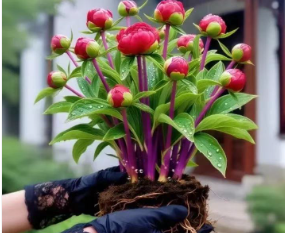
#> input picture 芍药.png, 285 x 233 px
$ python preview_dola_blur_region.py '芍药.png' out.png
#> lines starting #> are read from the running program, lines starting #| are printed output that depends on the picture
### dola_blur.py
from __future__ import annotations

import subprocess
import time
from pathlib import Path


# Dola水印只出现在右下角。比例参数来自584x1028成品截图的实测估算，
# 预留少量边距，兼容其他分辨率和相同比例的视频。
BOTTOM_RIGHT_X_START_RATIO = 0.83
BOTTOM_RIGHT_X_END_RATIO = 0.99
BOTTOM_RIGHT_Y_START_RATIO = 0.965
BOTTOM_RIGHT_Y_END_RATIO = 0.99

BLUR_LUMA_RADIUS = 8
BLUR_LUMA_POWER = 2

VIDEO_CODEC = "libx264"
VIDEO_PRESET = "medium"
VIDEO_CRF = 20
AUDIO_CODEC = "aac"
AUDIO_BITRATE = "192k"


# [16 lines left out: function probe_video_size, not called in this run]


def calc_region_by_ratio(
    frame_w: int,
    frame_h: int,
    x_start_ratio: float,
    x_end_ratio: float,
    y_start_ratio: float,
    y_end_ratio: float,
) -> tuple[int, int, int, int]:
    x_start = int(frame_w * x_start_ratio)
    x_end = int(frame_w * x_end_ratio)
    y_start = int(frame_h * y_start_ratio)
    y_end = int(frame_h * y_end_ratio)

    x_start = max(0, min(x_start, frame_w - 1))
    y_start = max(0, min(y_start, frame_h - 1))
    x_end = max(x_start + 2, min(x_end, frame_w))
    y_end = max(y_start + 2, min(y_end, frame_h))
    return x_start, y_start, x_end - x_start, y_end - y_start


# [71 lines left out: functions build_filter_complex, process_one_video_to_path, blur_video_inplace, not called in this run]

### preview_dola_blur_region.py
from __future__ import annotations

import argparse
from pathlib import Path

from PIL import Image, ImageDraw

from dola_blur import (
    BOTTOM_RIGHT_X_END_RATIO,
    BOTTOM_RIGHT_X_START_RATIO,
    BOTTOM_RIGHT_Y_END_RATIO,
    BOTTOM_RIGHT_Y_START_RATIO,
    calc_region_by_ratio,
)


def draw_dola_blur_region(input_path: Path, output_path: Path) -> tuple[int, int, int, int]:
    with Image.open(input_path) as source:
#> source is the input picture: PIL image 285x233 RGB; mean R, G, B 115.4, 111.7, 94.8
        image = source.convert("RGB")
        x, y, width, height = calc_region_by_ratio(
            image.width,
            image.height,
            BOTTOM_RIGHT_X_START_RATIO,
            BOTTOM_RIGHT_X_END_RATIO,
            BOTTOM_RIGHT_Y_START_RATIO,
            BOTTOM_RIGHT_Y_END_RATIO,
        )
#> x = 236; y = 224; width = 46; height = 6

        # 使用醒目的红色空心框标出实际模糊范围，不遮住框内水印。
        line_width = max(3, round(min(image.width, image.height) * 0.006))
#> line_width = 3
        draw = ImageDraw.Draw(image)
        draw.rectangle(
            (x, y, x + width - 1, y + height - 1),
            outline=(255, 0, 0),
            width=line_width,
        )

        output_path.parent.mkdir(parents=True, exist_ok=True)
        image.save(output_path, format="PNG")
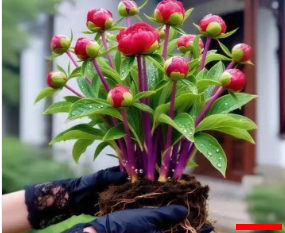
#> saved as out.png: PIL image 285x233 RGB; mean R, G, B 116, 111.2, 94.3
        return x, y, width, height


def main() -> None:
    parser = argparse.ArgumentParser(description="在图片上预览Dola右下角模糊区域")
    parser.add_argument("input", type=Path, help="输入图片路径")
    parser.add_argument("output", type=Path, help="输出PNG路径")
    args = parser.parse_args()

    region = draw_dola_blur_region(args.input, args.output)
#> region = (236, 224, 46, 6)
    print(f"图片尺寸与矩形区域处理完成，region={region}")
#| 图片尺寸与矩形区域处理完成，region=(236, 224, 46, 6)
    print(f"预览图片已保存: {args.output.resolve()}")


if __name__ == "__main__":
    main()
